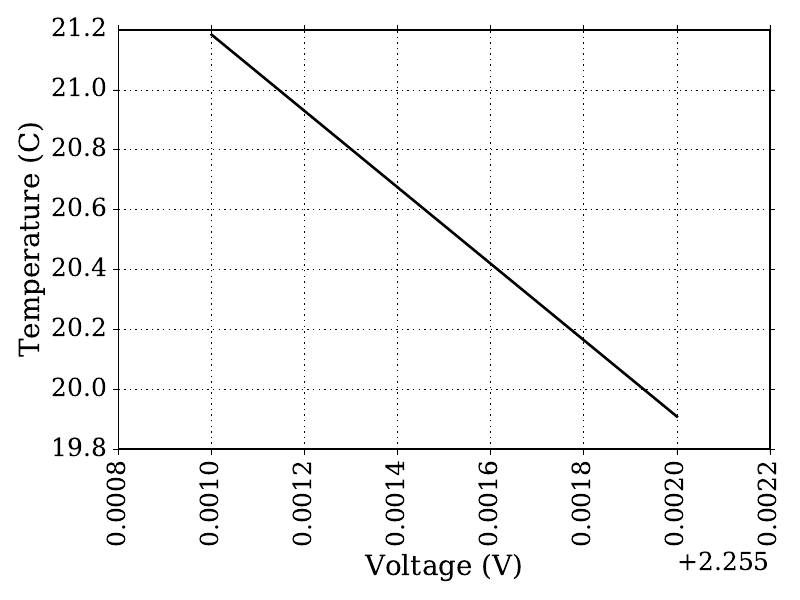

The script that saved this image:
from nice_plot import *

def v2t(v):
    r = (2.5 - v) * 1e3 / v
    t = (r - 100.) / .385
    return t

v = np.linspace(2.256, 2.257, 1000)
t = v2t(v)

plt.plot(v, t, 'k-')
plt.xlabel('Voltage (V)')
plt.ylabel('Temperature (C)')
plt.grid()
plt.xticks(rotation=90)
plt.savefig('v2t.pdf')

v_cal = 2.25
v_probe = 2.236
t_cal = v2t(v_cal)
t_probe = v2t(v_probe)

print 'T of calibrate = %.2f, probe = %.2f'%(t_cal, t_probe)

v=2.235
t=v2t(v)
print t